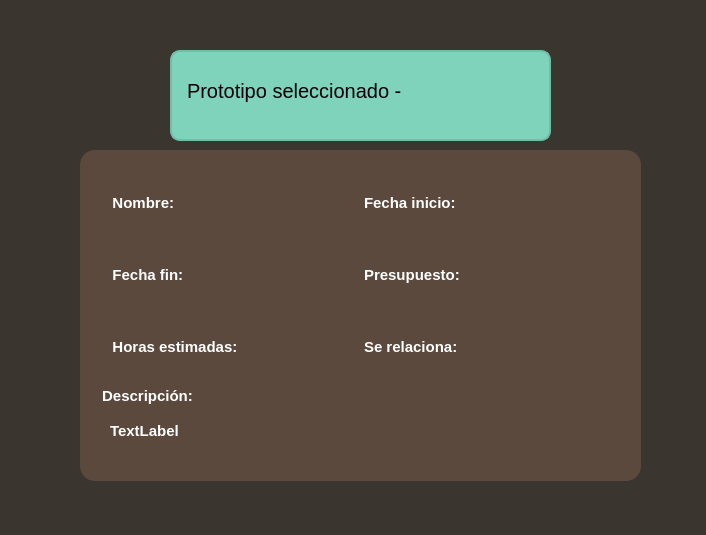
<?xml version="1.0" encoding="UTF-8"?>
<ui version="4.0">
 <class>Dialog</class>
 <widget class="QDialog" name="Dialog">
  <property name="geometry">
   <rect>
    <x>0</x>
    <y>0</y>
    <width>706</width>
    <height>535</height>
   </rect>
  </property>
  <property name="windowTitle">
   <string>Dialog</string>
  </property>
  <property name="styleSheet">
   <string notr="true">background-color: rgb(58, 53, 47);</string>
  </property>
  <widget class="QFrame" name="frame">
   <property name="geometry">
    <rect>
     <x>80</x>
     <y>150</y>
     <width>561</width>
     <height>331</height>
    </rect>
   </property>
   <property name="styleSheet">
    <string notr="true">font-family: 'Tahoma';
background-color: #5c493d;
border-radius: 15px;
color:white;
font-weight: bold;
text-align: center;
</string>
   </property>
   <property name="frameShape">
    <enum>QFrame::StyledPanel</enum>
   </property>
   <property name="frameShadow">
    <enum>QFrame::Raised</enum>
   </property>
   <widget class="QWidget" name="gridLayoutWidget">
    <property name="geometry">
     <rect>
      <x>20</x>
      <y>20</y>
      <width>521</width>
      <height>281</height>
     </rect>
    </property>
    <layout class="QGridLayout" name="gridins">
     <item row="1" column="1">
      <widget class="QLabel" name="Lpresu">
       <property name="styleSheet">
        <string notr="true">background-color: rgb(92, 73, 61);
font-size: 15px;</string>
       </property>
       <property name="text">
        <string>Presupuesto:</string>
       </property>
      </widget>
     </item>
     <item row="2" column="1">
      <widget class="QLabel" name="Lrela">
       <property name="styleSheet">
        <string notr="true">background-color: rgb(92, 73, 61);
font-size: 15px;</string>
       </property>
       <property name="text">
        <string>Se relaciona:</string>
       </property>
      </widget>
     </item>
     <item row="0" column="0">
      <widget class="QLabel" name="LNombre">
       <property name="styleSheet">
        <string notr="true">background-color: rgb(92, 73, 61);
color:white;
font-size: 15px;</string>
       </property>
       <property name="text">
        <string>   Nombre:</string>
       </property>
      </widget>
     </item>
     <item row="1" column="0">
      <widget class="QLabel" name="Lfin">
       <property name="styleSheet">
        <string notr="true">color:white;
background-color: rgb(92, 73, 61);
font-size: 15px;</string>
       </property>
       <property name="text">
        <string>   Fecha fin:</string>
       </property>
      </widget>
     </item>
     <item row="2" column="0">
      <widget class="QLabel" name="Lhoras">
       <property name="styleSheet">
        <string notr="true">background-color: rgb(92, 73, 61);
font-size: 15px;</string>
       </property>
       <property name="text">
        <string>   Horas estimadas:</string>
       </property>
      </widget>
     </item>
     <item row="0" column="1">
      <widget class="QLabel" name="Lini">
       <property name="styleSheet">
        <string notr="true">background-color: rgb(92, 73, 61);
font-size: 15px;</string>
       </property>
       <property name="text">
        <string>Fecha inicio:</string>
       </property>
      </widget>
     </item>
     <item row="6" column="0" colspan="2">
      <widget class="QGroupBox" name="qdesc">
       <property name="styleSheet">
        <string notr="true">font-size: 15px;</string>
       </property>
       <property name="title">
        <string>Descripción:</string>
       </property>
       <widget class="QLabel" name="Ldesc">
        <property name="geometry">
         <rect>
          <x>10</x>
          <y>20</y>
          <width>481</width>
          <height>51</height>
         </rect>
        </property>
        <property name="text">
         <string>TextLabel</string>
        </property>
       </widget>
      </widget>
     </item>
    </layout>
   </widget>
  </widget>
  <widget class="QFrame" name="frame_2">
   <property name="geometry">
    <rect>
     <x>170</x>
     <y>50</y>
     <width>381</width>
     <height>91</height>
    </rect>
   </property>
   <property name="styleSheet">
    <string notr="true">border: 2px solid rgb(115, 189, 167);
background-color: rgb(128, 211, 187);
border-radius: 10px;</string>
   </property>
   <property name="frameShape">
    <enum>QFrame::StyledPanel</enum>
   </property>
   <property name="frameShadow">
    <enum>QFrame::Raised</enum>
   </property>
   <widget class="QLabel" name="labelusu2">
    <property name="geometry">
     <rect>
      <x>10</x>
      <y>10</y>
      <width>341</width>
      <height>61</height>
     </rect>
    </property>
    <property name="styleSheet">
     <string notr="true">font-size: 20px;
border-color: transparent;</string>
    </property>
    <property name="text">
     <string>Prototipo seleccionado - </string>
    </property>
   </widget>
  </widget>
 </widget>
 <resources/>
 <connections/>
</ui>
